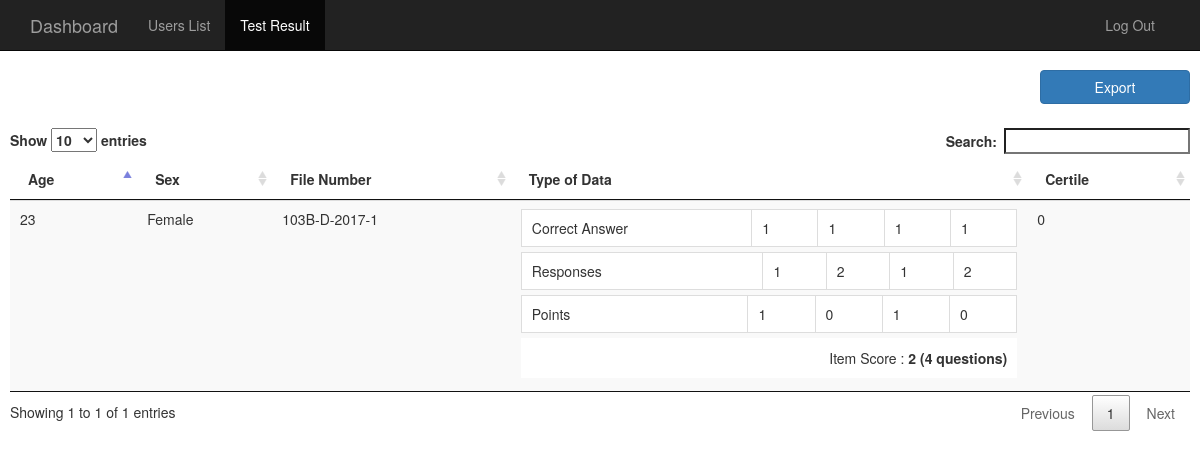
The page /index.php/usertestresult on the database its author committed.
### tables this page shows
CREATE TABLE IF NOT EXISTS `pitch_users` (
  `id` int(11) NOT NULL AUTO_INCREMENT,
  `firstname` varchar(30) NOT NULL,
  `lastname` varchar(30) NOT NULL,
  `age` varchar(6) DEFAULT NULL,
  `gender` varchar(6) NOT NULL,
  `filenumber` varchar(30) NOT NULL,
  `addeddate` datetime NOT NULL,
  `completeddate` datetime NOT NULL,
  `active` tinyint(1) DEFAULT '1',
  `status` tinyint(1) NOT NULL,
  PRIMARY KEY (`id`),
  UNIQUE KEY `filenumber` (`filenumber`)
);

### application/controllers/UserTestResult.php (called while the page is built, shortened)
<?php
class UserTestResult extends CI_Controller {
	public function index()
	{
		$this->load->model('adminmodel');
		$arrData['TestResults'] = $this->adminmodel->FetchTestResult();
		foreach ($arrData['TestResults'] as $key => &$value)
		{
			$intScore = $this->adminmodel->FetchUserResult($value['id']);
		}
		$this->load->view('user_test_result', $arrData);
	}
}

### index.php (called while the page is built, shortened)
<?php
require_once BASEPATH.'core/CodeIgniter.php';

### application/models/AdminModel.php (called while the page is built, shortened)
<?php
class AdminModel extends CI_Model
{
	function FetchUsers()
	{
		$strQuery = 'SELECT * FROM pitch_users ORDER BY id DESC';
		$objQuery = $this->db->query($strQuery);
		return $objQuery->result_array();
	}
	function FetchUserResult($id_user)
	{
		$arrTemp = $this->_userResults($id_user);
		$intCounter = 0;
		foreach ($arrTemp as $key => $value) {
			if($value['includeinscoring'] && ($value['optionid'] == $value['answer']))
			{
				$intCounter = $intCounter + 1;
			}
		}
		return $intCounter;
	}
	function _userResults($id_user)
	{
		$strQuery = 'SELECT ua.`questionid`, ua.`optionid`, q.`answer`, q.includeinscoring FROM pitch_user_answers ua INNER JOIN pitch_questions q ON q.id = ua.`questionid` WHERE userid = '.$id_user;
		$objQuery = $this->db->query($strQuery);
		if($objQuery->num_rows() > 0)
		{
			return $objQuery->result_array();
		}else
		{
			return array();
		}
	}
	function FetchTestResult()
	{
		$arrUsers = $this->FetchUsers();
		return $arrUsers;
	}
}
?>

### application/views/user_test_result.php (the view, shortened to what this page needs)
<?php include 'admin_header.php'; ?>
			<nav class="navbar navbar-inverse navbar-fixed-top">
			  <div class="container">
				<div class="navbar-header">
				  <a class="navbar-brand" href="#">Dashboard</a>
				</div>
				<div id="navbar" class="navbar-collapse collapse">
				  <ul class="nav navbar-nav" style="float:none;">
					<li><a href="<?=base_url();?>userslist">Users List</a></li>
					<li class="active"><a href="<?=base_url();?>usertestresult">Test Result</a></li>
					<li class="pull-right"><a href="<?=base_url();?>admindashboard/logout">Log Out</a></li>
				  </ul>
				</div>
			  </div>
			</nav>
			<section class="adminDashboardView">
				<div>
					<a id="btnExport" class="btn btn-primary pull-right col-md-1 col-sm-1" target="_blank" href="<?=base_url();?>usertestresult/export" style="width:150px; min-width:inherit; margin-bottom: 2%;"> Export </a>
				</div>
				<div class="UserListView">
					<table width="100%" cellspacing="0" cellpadding="0" id="usersTestResultList" class="table table-responsive table-striped">
						<thead>
							<tr>
								<th>Age</th>
								<th>Sex</th>
								<th>File Number</th>
								<th>Type of Data</th>
								<th>Certile</th>
							</tr>
						</thead>
						<tbody>
						<?php
							foreach ($TestResults as $key => $value) {
						?>
							<tr>
								<td valign="middle"><?=$value['age'];?></td>
								<td><?=$value['gender'];?></td>
								<td valign="middle"><?=$value['filenumber'];?></td>
								<td>
									<table width="100%" cellspacing="0" cellpadding="0" class="table table-bordered">
										<tr>
											<td width="10%">Correct Answer</td>
											<?php
												for($intCtr = 0; $intCtr < count($value['test_result']); $intCtr++){
											?>
											<td width="2.3%"><?=$value['test_result'][$intCtr]['answer'];?></td>
											<?php } ?>
										</tr>
									</table>
									<table width="100%" cellspacing="0" cellpadding="0" class="table table-bordered">
										<tr>
											<td width="10%">Responses</td>
											<?php
												for($intCtr = 0; $intCtr< sizeof($value['test_result']); $intCtr++){
											?>
											<td width="2.3%"><?=$value['test_result'][$intCtr]['optionid'];?></td>
											<?php } ?>
										</tr>
									</table>
									<table width="100%" cellspacing="0" cellpadding="0" class="table table-bordered">
										<tr>
											<td width="10%">Points</td>
											<?php
												$intCorrectAnswer = 0;
												for($intCtr = 0; $intCtr< sizeof($value['test_result']); $intCtr++){
											?>
											<td width="2.3%">
												<?php
													if($value['test_result'][$intCtr]['answer'] == $value['test_result'][$intCtr]['optionid'] && $value['test_result'][$intCtr]['includeinscoring'])
													{
														$intCorrectAnswer = $intCorrectAnswer+1;
														echo 1;
													}else
													{
														echo 0;
													}
												?>
											</td>
											<?php } ?>
										</tr>
									</table>
									<table width="100%" cellpadding="0" cellspacing="0">
										<tr>
											<td align="right" style="padding:10px;">Item Score : <strong><?=$intCorrectAnswer;?> (<?=sizeof($value['test_result']);?> questions)</strong></td>
										</tr>
									</table>
								</td>
								<td><?=$value['certile'];?></td>
							</tr>
						<?php
							}
						?>
						</tbody>
					</table>
				</div>
			</section>
<?php include 'admin_footer.php'; ?>

### resources/css/admin.css (style rules this page uses)
html, body { height: 100%; background:#fff; }
.adminDashboardView { margin:70px 10px 0px; }
.adminDashboardView td > table { margin:0 0 5px 0; }

### rows shown on the page
pitch_users: age "23", gender "Female", filenumber "103B-D-2017-1", answer "1", optionid "1", optionid "2", intCorrectAnswer "2", sizeof($value['test_result']) "4", certile "0"
